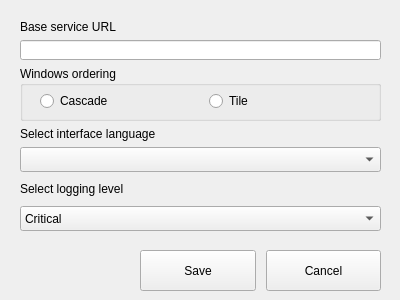
<?xml version="1.0" encoding="UTF-8"?>
<ui version="4.0">
 <class>Form</class>
 <widget class="QWidget" name="Form">
  <property name="geometry">
   <rect>
    <x>0</x>
    <y>0</y>
    <width>400</width>
    <height>300</height>
   </rect>
  </property>
  <property name="minimumSize">
   <size>
    <width>400</width>
    <height>300</height>
   </size>
  </property>
  <property name="maximumSize">
   <size>
    <width>400</width>
    <height>300</height>
   </size>
  </property>
  <property name="windowTitle">
   <string>Configuration dialog</string>
  </property>
  <widget class="QWidget" name="verticalLayoutWidget">
   <property name="geometry">
    <rect>
     <x>20</x>
     <y>20</y>
     <width>361</width>
     <height>211</height>
    </rect>
   </property>
   <layout class="QVBoxLayout" name="verticalLayout" stretch="1,1,5,1,5,2,0">
    <item>
     <widget class="QLabel" name="label">
      <property name="text">
       <string>Base service URL</string>
      </property>
     </widget>
    </item>
    <item>
     <widget class="QLineEdit" name="lineEdit">
      <property name="sizePolicy">
       <sizepolicy hsizetype="Preferred" vsizetype="Preferred">
        <horstretch>0</horstretch>
        <verstretch>0</verstretch>
       </sizepolicy>
      </property>
      <property name="minimumSize">
       <size>
        <width>0</width>
        <height>20</height>
       </size>
      </property>
     </widget>
    </item>
    <item>
     <widget class="QGroupBox" name="groupBox">
      <property name="sizePolicy">
       <sizepolicy hsizetype="Preferred" vsizetype="Preferred">
        <horstretch>0</horstretch>
        <verstretch>50</verstretch>
       </sizepolicy>
      </property>
      <property name="minimumSize">
       <size>
        <width>0</width>
        <height>0</height>
       </size>
      </property>
      <property name="title">
       <string>Windows ordering</string>
      </property>
      <widget class="QWidget" name="horizontalLayoutWidget_2">
       <property name="geometry">
        <rect>
         <x>10</x>
         <y>20</y>
         <width>341</width>
         <height>31</height>
        </rect>
       </property>
       <layout class="QHBoxLayout" name="horizontalLayout_2">
        <property name="leftMargin">
         <number>10</number>
        </property>
        <item>
         <widget class="QRadioButton" name="cascadeBtn">
          <property name="text">
           <string>Cascade</string>
          </property>
         </widget>
        </item>
        <item>
         <widget class="QRadioButton" name="tileBtn">
          <property name="text">
           <string>Tile</string>
          </property>
         </widget>
        </item>
       </layout>
      </widget>
     </widget>
    </item>
    <item>
     <widget class="QLabel" name="label_2">
      <property name="text">
       <string>Select interface language</string>
      </property>
     </widget>
    </item>
    <item>
     <widget class="QComboBox" name="comboBox">
      <property name="minimumSize">
       <size>
        <width>0</width>
        <height>25</height>
       </size>
      </property>
     </widget>
    </item>
    <item>
     <widget class="QLabel" name="label_3">
      <property name="text">
       <string>Select logging level</string>
      </property>
     </widget>
    </item>
    <item>
     <widget class="QComboBox" name="logLevels">
      <property name="minimumSize">
       <size>
        <width>0</width>
        <height>25</height>
       </size>
      </property>
      <item>
       <property name="text">
        <string>Critical</string>
       </property>
      </item>
      <item>
       <property name="text">
        <string>Error</string>
       </property>
      </item>
      <item>
       <property name="text">
        <string>Warinig</string>
       </property>
      </item>
      <item>
       <property name="text">
        <string>Info</string>
       </property>
      </item>
      <item>
       <property name="text">
        <string>Debug</string>
       </property>
      </item>
     </widget>
    </item>
   </layout>
  </widget>
  <widget class="QWidget" name="horizontalLayoutWidget">
   <property name="geometry">
    <rect>
     <x>140</x>
     <y>250</y>
     <width>241</width>
     <height>41</height>
    </rect>
   </property>
   <layout class="QHBoxLayout" name="horizontalLayout">
    <property name="spacing">
     <number>10</number>
    </property>
    <item>
     <widget class="QPushButton" name="pushButton">
      <property name="sizePolicy">
       <sizepolicy hsizetype="Expanding" vsizetype="Ignored">
        <horstretch>0</horstretch>
        <verstretch>0</verstretch>
       </sizepolicy>
      </property>
      <property name="minimumSize">
       <size>
        <width>0</width>
        <height>30</height>
       </size>
      </property>
      <property name="text">
       <string>Save</string>
      </property>
     </widget>
    </item>
    <item>
     <widget class="QPushButton" name="pushButton_2">
      <property name="sizePolicy">
       <sizepolicy hsizetype="MinimumExpanding" vsizetype="MinimumExpanding">
        <horstretch>0</horstretch>
        <verstretch>0</verstretch>
       </sizepolicy>
      </property>
      <property name="minimumSize">
       <size>
        <width>0</width>
        <height>30</height>
       </size>
      </property>
      <property name="text">
       <string>Cancel</string>
      </property>
     </widget>
    </item>
   </layout>
  </widget>
 </widget>
 <resources/>
 <connections>
  <connection>
   <sender>pushButton_2</sender>
   <signal>clicked()</signal>
   <receiver>Form</receiver>
   <slot>close()</slot>
   <hints>
    <hint type="sourcelabel">
     <x>302</x>
     <y>110</y>
    </hint>
    <hint type="destinationlabel">
     <x>390</x>
     <y>79</y>
    </hint>
   </hints>
  </connection>
 </connections>
</ui>
